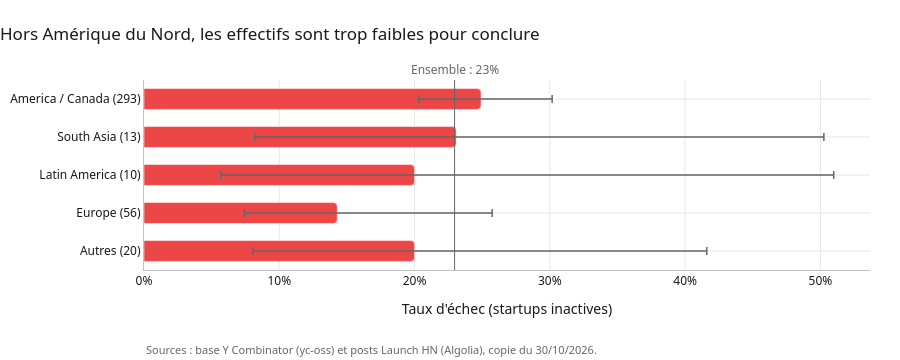

Here is the notebook cell this chart was saved with:
### Markdown cell above
Le secteur grand public (*Consumer*) se détache : 52 % d'échecs, contre 23 % pour l'ensemble, et son
intervalle ne recoupe pas celui du B2B (19 %). À promotion égale (tableau, standardisation
indirecte), il compte 2,2 fois plus d'échecs qu'attendu, avec un intervalle de 1,5 à 3,1 : l'écart
ne vient ni du hasard ni de l'âge des startups. À l'autre bout, la santé échoue peu (9 %, ratio de
0,4), et l'éducation ne compte aucun échec, mais sur 12 startups seulement.

### Code cell
taux_region = analyse.taux_echec(etude, "region")
graphiques.barres_taux(taux_region, "Hors Amérique du Nord, les effectifs sont trop faibles pour conclure")

### Figure 1 — Plotly figure (JSON) as saved in the notebook; plotly's stock layout.template omitted (floating-point values rounded to 4 significant figures)
{"data": [{"customdata": [[73.0, 293.0, 0.2031, 0.3017], [3.0, 13.0, 0.0818, 0.5026], [2.0, 10.0, 0.05668, 0.5098], [8.0, 56.0, 0.07421, 0.2574], [4.0, 20.0, 0.08066, 0.416]], "error_x": {"array": [0.05256, 0.2718, 0.3098, 0.1145, 0.216], "arrayminus": [0.04606, 0.149, 0.1433, 0.06865, 0.1193], "color": "#666666", "thickness": 1.5, "width": 4}, "hovertemplate": "%{y} : %{x:.0%} d'échecs (%{customdata[0]} sur %{customdata[1]})<br>Intervalle à 95 % : %{customdata[2]:.0%} à %{customdata[3]:.0%}<extra></extra>", "legendgroup": "", "marker": {"color": "#ec4647", "pattern": {"shape": ""}}, "name": "", "orientation": "h", "showlegend": false, "textposition": "auto", "type": "bar", "x": [0.2491, 0.2308, 0.2, 0.1429, 0.2], "xaxis": "x", "y": ["America / Canada (293)", "South Asia (13)", "Latin America (10)", "Europe (56)", "Autres (20)"], "yaxis": "y"}], "layout": {"annotations": [{"font": {"color": "#666666"}, "showarrow": false, "text": "Ensemble : 23%", "x": 0.2296, "xanchor": "center", "xref": "x", "y": 1, "yanchor": "bottom", "yref": "y domain"}, {"font": {"color": "#666666", "size": 11}, "showarrow": false, "text": "Sources : base Y Combinator (yc-oss) et posts Launch HN (Algolia), copie du 30/10/2026.", "x": 0, "xanchor": "left", "xref": "paper", "y": 0, "yanchor": "top", "yref": "paper", "yshift": -70}], "barcornerradius": 4, "bargap": 0.45, "barmode": "relative", "font": {"color": "#191919", "family": "system-ui, -apple-system, Segoe UI, sans-serif"}, "height": 360, "hoverlabel": {"bgcolor": "white"}, "legend": {"tracegroupgap": 0}, "margin": {"b": 90, "l": 10, "r": 30, "t": 80}, "shapes": [{"line": {"color": "#666666", "width": 1}, "type": "line", "x0": 0.2296, "x1": 0.2296, "xref": "x", "y0": 0, "y1": 1, "yref": "y domain"}], "title": {"text": "Hors Amérique du Nord, les effectifs sont trop faibles pour conclure", "x": 0, "xanchor": "left"}, "xaxis": {"anchor": "y", "domain": [0.0, 1.0], "gridcolor": "#e7e7e7", "linecolor": "#c2c2c2", "rangemode": "tozero", "tickformat": ".0%", "title": {"text": "Taux d'échec (startups inactives)"}, "zeroline": false}, "yaxis": {"anchor": "x", "categoryarray": ["Autres (20)", "Europe (56)", "Latin America (10)", "South Asia (13)", "America / Canada (293)"], "categoryorder": "array", "domain": [0.0, 1.0], "gridcolor": "#e7e7e7", "linecolor": "#c2c2c2", "title": {}, "zeroline": false}}}
